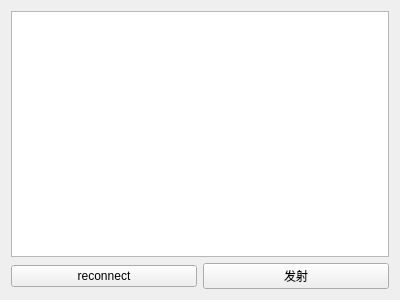
<?xml version="1.0" encoding="UTF-8"?>
<ui version="4.0">
 <class>MainWindow</class>
 <widget class="QMainWindow" name="MainWindow">
  <property name="geometry">
   <rect>
    <x>0</x>
    <y>0</y>
    <width>400</width>
    <height>300</height>
   </rect>
  </property>
  <property name="windowTitle">
   <string>Client</string>
  </property>
  <widget class="QWidget" name="centralWidget">
   <layout class="QVBoxLayout" name="verticalLayout">
    <item>
     <widget class="QTextEdit" name="textEdit"/>
    </item>
    <item>
     <layout class="QHBoxLayout" name="horizontalLayout">
      <item>
       <widget class="QPushButton" name="pushButton_2">
        <property name="text">
         <string>reconnect</string>
        </property>
       </widget>
      </item>
      <item>
       <widget class="QPushButton" name="pushButton">
        <property name="text">
         <string>发射</string>
        </property>
       </widget>
      </item>
     </layout>
    </item>
   </layout>
  </widget>
 </widget>
 <layoutdefault spacing="6" margin="11"/>
 <resources/>
 <connections/>
</ui>
